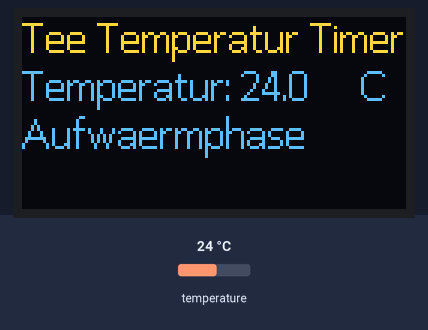
Simulated run of this sketch. Board: Arduino Uno, built with avr-gcc and run on an emulated ATmega328P. Parts: 128×64 one-colour display. The test bench sets the inputs (shaded band); at power-on: temperature 24 °C. The OLED is the two-colour kind (top 16 rows yellow); what the sketch prints to the serial monitor is not drawn.

Above: at 3.4 s.
3.5 s: temperature set to 12 °C
At 5.4 s:
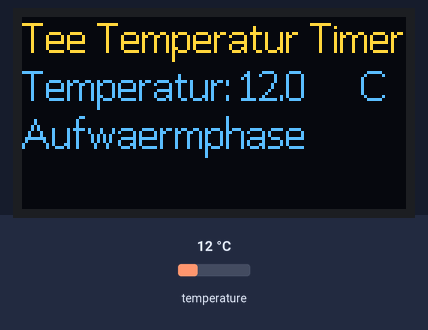
6.0 s: temperature set to 1 °C
At 8.3 s:
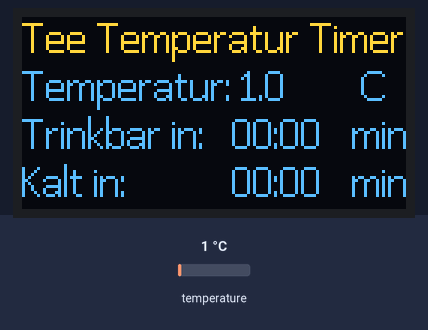
8.6 s: temperature set to 19 °C
At 10.1 s:
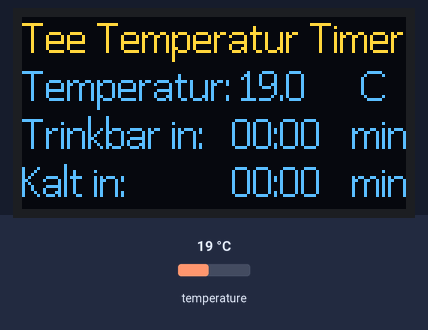
Timing chart, 0 to 11.6 s (numbered marks = the images above; inputs shaded):
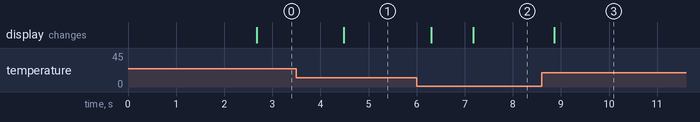

Measured:
- after the input at 3.5 s, the display: changes after 0.99 s (image 1)
- after the input at 6.0 s, the display: first changes after 0.30 s (image 2 shows a later state)
- after the input at 8.6 s, the display: changes after 0.26 s (image 3)

The sketch:

Temperatur_DS18B20.ino
```cpp
#include <OneWire.h>
#include <DallasTemperature.h>
#include <math.h>
#include <Wire.h>
#include "SSD1306Ascii.h"
#include "SSD1306AsciiWire.h"

#define I2C_ADDRESS 0x3C
#define RST_PIN -1

SSD1306AsciiWire oled;

#define ONE_WIRE_BUS 2 // Data wire pin
OneWire oneWire(ONE_WIRE_BUS); // Setup a oneWire instance
DallasTemperature sensors(&oneWire); // Pass our oneWire reference to Dallas Temperature.

#define ARRAYSIZE 80 // 150
#define WAITTIME 5000 // Waiting time between computations (milliseconds)
#define ambient_optim_interval 60000 // time interval for ambient_search

double temperatures[ARRAYSIZE]; // array for the temperatures
double times[ARRAYSIZE]; // array for the times
double y[ARRAYSIZE];
// double sq_res[ARRAYSIZE]; // squared residuals
double newtemp;
double newtime;
double lasttime = 0.0;
int index = 0; // current index in arrays
int counter = 0; // Number of total values
double ambient_temp; // ambient temperature
double trink_temp;
double cold_temp;
double fitparams[2];  // fit parameters A, k
double time_trink = 0.0;
double time_cold = 0.0;
double time_trink1 = 0.0;
double time_cold1 = 0.0;
int print_time[2]; // minutes, seconds
long optimize_ambient_time = 0; // time of last ambient_search


void setup() {
  Serial.begin(9600);
  sensors.begin();
  sensors.setResolution(12); // Can be 9, 10, 11, 12
  //Serial.print("Resolution: ");
  //Serial.println(sensors.getResolution());
  ambient_temp = 22.0; //28.4; // limit of temperature used for fit
  trink_temp = 60.0; // target trinking temperature
  cold_temp = 40.0; // tearget cold temperature

  // Setup display
  Wire.begin();
  Wire.setClock(400000L);
  oled.begin(&Adafruit128x64, I2C_ADDRESS);
  oled.setFont(Callibri15);
  oled.clear();
  // Überschrift: "Tee Temperatur Timer"
  oled.setCursor(0, 0);
  oled.println(F("Tee Temperatur Timer"));
  // Aktuelle Temperatur
  oled.print(F("Temperatur: "));
  oled.print(newtemp, 1);
  oled.setCursor(110, 8);
  oled.println(F(" C"));
  // Initializing...
  oled.setCursor(0, 48);
  oled.print(F("Aufwaermphase"));

  // initialize
  initialize();
  oled.clear();
}

void loop() {
  // get new sensor values
  sensors.requestTemperatures();
  newtemp = sensors.getTempCByIndex(0);
  newtime = millis()/1000.0; // seconds
  if ((index > 5) &((temperatures[index-1] - newtemp) > 2)){
    // Temperature difference of 2 degree or more
    // This filters outliers
    // Outliers can occur while drinking or moving the
    // cup.
    Serial.println(F("rejecting new temp"));
    return; // Probably no good value
  }
  if ((newtime - times[index-1]) > 3){ // Sekunden
    Serial.println(F("Adding new values."));
    addvalue(temperatures, index, newtemp);
    addvalue(times, index, newtime);
    if (index > 3) {
      // fit routine here
      linfit(times, temperatures);
      if ((millis()-optimize_ambient_time) > ambient_optim_interval){
        //Serial.print("optimize_ambient_time= ");
        //Serial.println(optimize_ambient_time);
        //Serial.print("millis: ");
        //Serial.println(millis());
        search_ambient_temp();
      }
    }
    if (index < ARRAYSIZE-1) { // move index forward if not at end already
      index += 1;
    }
    counter += 1;
  }
  Serial.print(F("Temperature is: "));
  Serial.print(newtemp);
  Serial.println(F("°C"));

  // ------------------
  // Send all data points to Serial for debugging:
//  for (int i = 0; i < ARRAYSIZE; i++){
//    Serial.print(temperatures[i]);
//    Serial.print(',');
//  }
//  for (int i = 0; i < ARRAYSIZE; i++){
//    Serial.print(times[i]);
//    Serial.print(',');
//  }
//  Serial.print(fitparams[0], 5);
//  Serial.print(',');
//  Serial.print(fitparams[1], 5);
//  Serial.print(',');
//  Serial.print(time_trink1);
//  Serial.print(',');
//  Serial.println(time_cold1);
  // ------------------
//  if ((millis() > WAITTIME) & ((millis() - lasttime) > WAITTIME)){
//    lasttime = millis();
//    if (index > 3) {
//      // fit routine here
//      linfit(times, temperatures);
//    }
//  }

  time_trink = estimate_time(fitparams, trink_temp);
  time_cold = estimate_time(fitparams, cold_temp);

  // Überschrift: "Tee Temperatur Timer"
  oled.setCursor(0, 0);
  oled.println(F("Tee Temperatur Timer"));
  // Aktuelle Temperatur
  oled.print(F("Temperatur: "));
  oled.print(newtemp, 1);
  oled.setCursor(110, 8);
  oled.println(F(" C"));
  // Trinkbar in:
  oled.print(F("Trinkbar in:  "));
  oled.setCursor(70, 16);
  print_time_format(time_trink);
  oled.setCursor(110, 16);
  oled.println(F("min"));
  // Kalt in:
  oled.print(F("Kalt in:  "));
  oled.setCursor(70, 24);
  print_time_format(time_cold);
  oled.setCursor(110, 24);
  oled.println(F("min"));

  //delay(1000);
}

void initialize() {
  // Wait for temperature rise of the sensor
  // before actual logging
  Serial.println(F("Beginn der Aufwärmphase"));
  double oldtemp = 0.0;
  double newtemp = 0.0;
  sensors.requestTemperatures();
  newtemp = sensors.getTempCByIndex(0); // New measurement
  delay(1000);
  while (true) { // keep loop running until break
    oldtemp = newtemp; // copy last temperature value
    sensors.requestTemperatures();
    newtemp = sensors.getTempCByIndex(0); // New measurement
    oled.setCursor(0, 0);
    oled.println(F("Tee Temperatur Timer"));
    // Aktuelle Temperatur
    oled.print(F("Temperatur: "));
    oled.print(newtemp, 1);
    oled.setCursor(110, 8);
    oled.print(F(" C"));
    if ((newtemp < oldtemp) & (millis() >5000)) {
      // Temperature starts falling
      break; // break loop and continue program
    }
    delay(1000);
  }
  Serial.println(F("Ende der Aufwärmphase"));
}


void print_time_format(double t){
  // Convert remaining time to printable format
  // mm:ss
  int minutes = t / 60; // convert to minutes and seconds
  int seconds = (t-minutes*60);

  if (minutes < 0) minutes = 0; // no negative wait times
  if (seconds < 0) seconds = 0;

  if (minutes < 10) oled.print(0); // print leading zeros
  oled.print(minutes);
  oled.print(":");
  if (seconds < 10) oled.print(0); // print leading zeros
  oled.print(seconds);
  oled.print(F("  "));
}

void addvalue(double list[], int index, double new_value){
  // Add a new value to list of temperatures or times
  if (counter <= ARRAYSIZE-1) { // array not full
    list[index] = new_value;
  }
  else if (counter >= ARRAYSIZE-1){ // array is full
    for (int i = 0; i <= ARRAYSIZE-2; i++){ // move list one index back
      list[i] = list[i+1];
    }
    list[index] = new_value; // last element
  }
}

void linfit(double times[], double temperatures[]){
  // fit a linear curve to log of temperatures.
  // Ambient temperature is subtracted to make
  // the problem solvable.
  //double y[ARRAYSIZE]; DUMMY VARIABLE, CHANGES MEANING
  for (int i = 0; i <= index; i++){ // logarithm of temperature
    y[i] = log(temperatures[i] - ambient_temp);
  }
  double x_ = mean(times);
  double y_ = mean(y);
  // linear regression:
  for (int i = 0; i <= index; i++){
    y[i] *= (times[i] - x_); // residuals * y
  }
  double sumy = sum(y); // Sum of residuals * y
  for (int i = 0; i <= index; i++){
    y[i] = pow((times[i] - x_), 2); // squared residuals
  }
  double sumsqres = sum(y); // Sum of squared residuals (t_i- y_)**2
  double b = sumy / sumsqres; // y = residuals * y
  double a = y_ - b*x_;

  // convert to exponential function
  fitparams[0] = exp(a); // A
  fitparams[1] = -b;     // k
  //Serial.print("Fitparams[0] = ");
  //Serial.println(fitparams[0]);
  //Serial.print("Fitparams[1]");
  //Serial.println(fitparams[1]);
}

int estimate_time(double fitparams[], double target_temp){
  // Calculate the remaining time until target_temperature is reached
  // based on the parameters a, k, and ambient_temp.
  //double a = fitparams[0];
  //double k = fitparams[1];
  double time_target = log(fitparams[0]/(target_temp - ambient_temp))/fitparams[1];
  double wait_time = (time_target - times[index]); // in Sekunden
  int round_wait_time;
  round_wait_time = round(wait_time);

  return round_wait_time;
}

double fit_residuals(){
  // Calculate the squared residuals between the fit and
  // the temperature data.
  double squared_residuals = 0.0;
  double fit_y = 0.0;
  for (int i = 0; i<=index; i++){
    fit_y = fitparams[0]*exp(-times[i]*fitparams[1]) + ambient_temp;
    squared_residuals += pow((fit_y - temperatures[i]), 2);
  }
  return squared_residuals;
}

void search_ambient_temp(){
  // Find optimal value for ambient temperature by calculating
  // the fit for different values of T_ambient. The value with
  // the smallest squared residuals is then chosen.
  Serial.println(F("Searching new optimal ambient_temp..."));
  double residuals = fit_residuals(); // fit residuals for current value of ambient_temp
  double old_ambient_temp = ambient_temp; // copy current value of
  double new_ambient_temp;
  for (int i=-5; i <=5; i++){ // iterate over some variations of ambient_temp
    //Serial.println(i);
    ambient_temp = old_ambient_temp + i*0.5; // change ambient temperature parameter
    linfit(times, temperatures); // compute new fit
    double new_residuals = fit_residuals(); // compute residuals
    //Serial.print("residuals: ");
    //Serial.println(new_residuals);
    if (new_residuals < residuals){ // check if new value is better
      new_ambient_temp = ambient_temp; // store new value of ambient_temp
      Serial.print(F("found new value for ambient_temp: "));
      Serial.println(ambient_temp);
    }
  }
  ambient_temp = new_ambient_temp; // update value of ambient_time
  linfit(times, temperatures); // compute final fit with regular values
  optimize_ambient_time = millis(); // update time of last function call
}


double mean(double x[]){
  return sum(x)/(index+1);
}

double sum(double x[]){
  // summiere bis index
  double summe = 0;
  //double xx;
  for (int i = 0; i <= index; i++){
    summe += x[i];
  }
  return summe;
}
```
